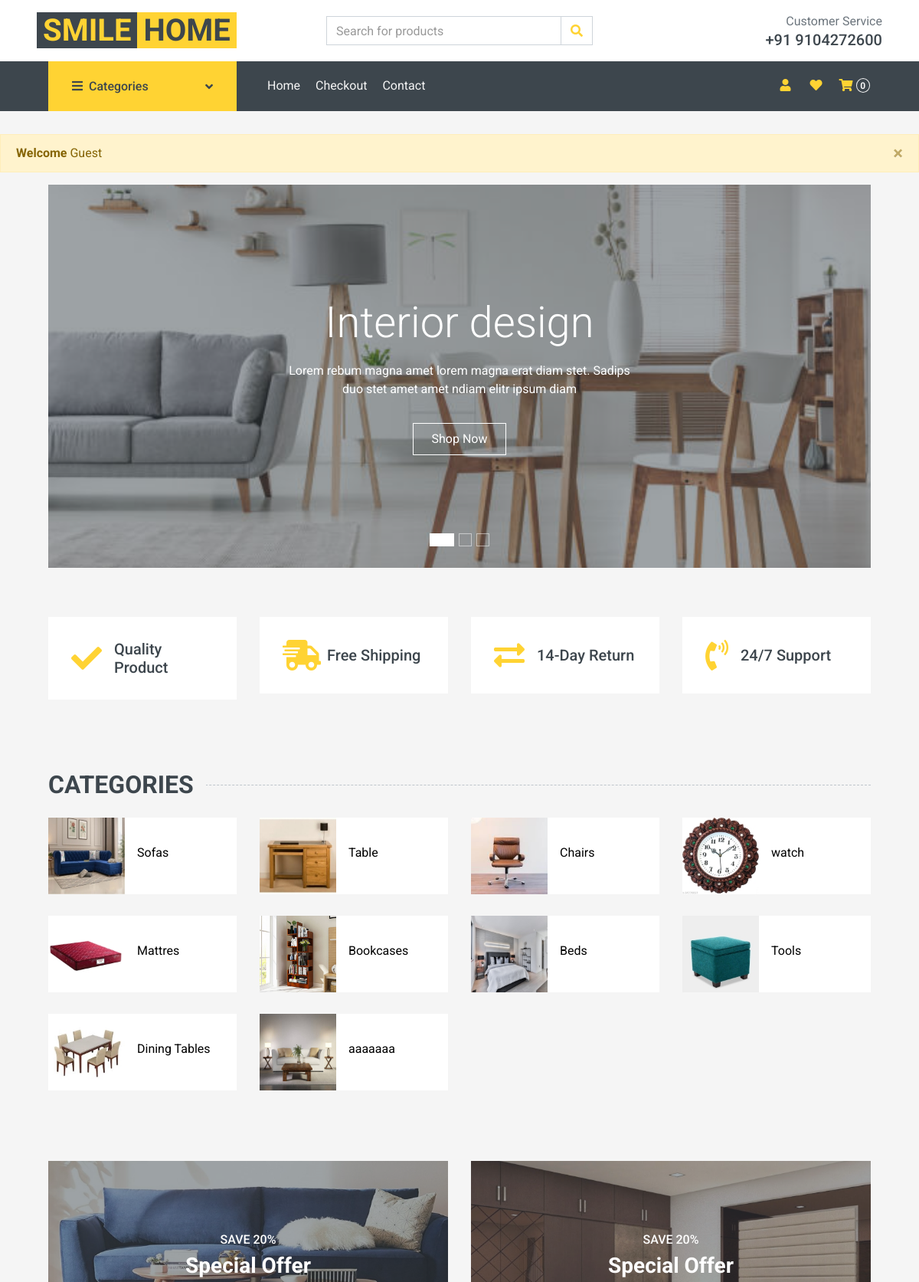
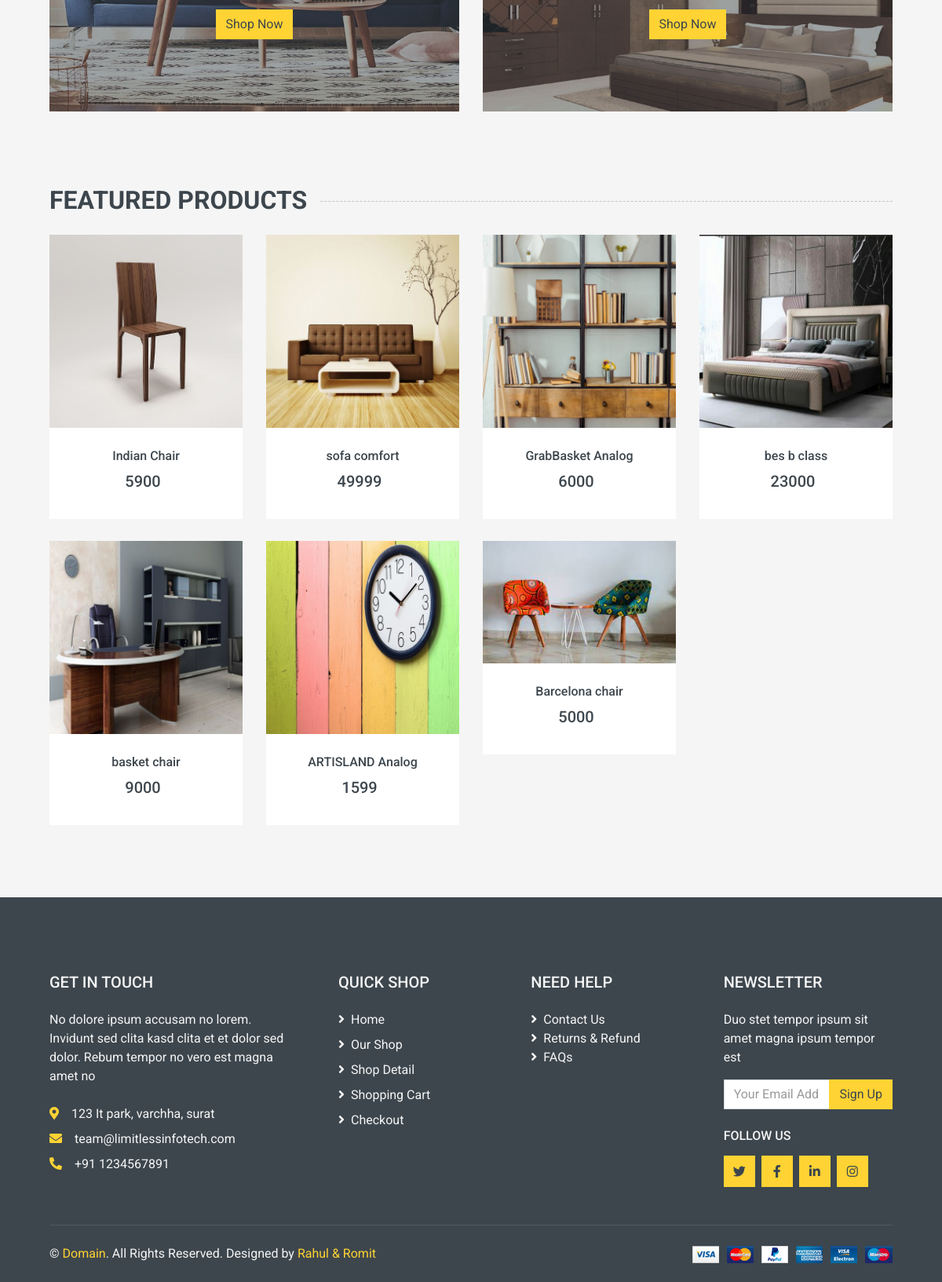
Screenshot of /main.php with the database file from the repository (2 pictures, top to bottom).
### tables this page shows
CREATE TABLE `categories` (
  `category_id` int(11) NOT NULL,
  `cat_title` varchar(50) NOT NULL,
  `cat_img` varchar(100) NOT NULL,
  `category_add_date` text NOT NULL,
  `category_modify_date` text NOT NULL
);

CREATE TABLE `product` (
  `product_id` int(11) NOT NULL,
  `product_title` varchar(50) NOT NULL,
  `product_description` varchar(100) NOT NULL,
  `product_img` varchar(100) NOT NULL,
  `product_img2` varchar(100) NOT NULL,
  `category` varchar(50) NOT NULL,
  `product_quantity` int(11) NOT NULL,
  `product_price` int(11) NOT NULL,
  `product_add_date` text NOT NULL,
  `product_modify_date` text NOT NULL
);

### main.php (the view, shortened to what this page needs)
<!DOCTYPE html>
<html lang="en">
<head>
    <link href="https://cdnjs.cloudflare.com/ajax/libs/font-awesome/5.10.0/css/all.min.css" rel="stylesheet">
    <link href="lib/animate/animate.min.css" rel="stylesheet">
    <link href="lib/owlcarousel/assets/owl.carousel.min.css" rel="stylesheet">
    <link href="css/style.css" rel="stylesheet">
</head>
<body style="overflow-x: hidden">
    <?php
   include('./header.php');
    ?>
    <div class="alert alert-warning alert-dismissible fade show" role="alert">
        <strong>Welcome</strong>
                                  <?php
                                        if(isset($_SESSION['logged_in']) && $_SESSION['logged_in']==true)
                                        {
                                            echo $_SESSION['username'];
                                        }
                                        else
                                        {
                                            echo "Guest";
                                        }
                                  ?>
        <button type="button" class="close" data-dismiss="alert" aria-label="Close">
            <span aria-hidden="true">&times;</span>
        </button>
    </div>
    <div class="romit_abc">
        <div class="container-fluid mb-3 ">
            <div class="row px-xl-5">
                <div class="col-lg-12">
                    <div id="header-carousel" class="carousel slide carousel-fade mb-30 mb-lg-0" data-ride="carousel">
                        <ol class="carousel-indicators">
                            <li data-target="#header-carousel" data-slide-to="0" class="active"></li>
                            <li data-target="#header-carousel" data-slide-to="1"></li>
                            <li data-target="#header-carousel" data-slide-to="2"></li>
                        </ol>
                        <div class="carousel-inner">
                            <div class="carousel-item position-relative active" style="height: 500px;">
                                <img class="position-absolute w-100 h-100" src="img/image/slideshow/slide 1.jpg"
                                    style="object-fit: cover;">
                                <div
                                    class="carousel-caption d-flex flex-column align-items-center justify-content-center">
                                    <div class="p-3" style="max-width: 700px;">
                                        <h1 class="display-4 text-white mb-3 animate__animated animate__fadeInDown">
                                            Interior design
                                        </h1>
                                        <p class="mx-md-5 px-5 animate__animated animate__bounceIn">Lorem rebum magna
                                            amet
                                            lorem magna erat diam stet. Sadips duo stet amet amet ndiam elitr ipsum diam
                                        </p>
                                        <a class="btn btn-outline-light py-2 px-4 mt-3 animate__animated animate__fadeInUp"
                                            href="detail.php">Shop Now</a>
                                    </div>
                                </div>
                            </div>
                        </div>
                    </div>
                </div>
            </div>
        </div>
    </div>
    <div class="container-fluid pt-5">
        <div class="row px-xl-5 pb-3">
            <div class="col-lg-3 col-md-6 col-sm-12 pb-1">
                <div class="d-flex align-items-center bg-light mb-4" style="padding: 30px;">
                    <h1 class="fa fa-check text-primary m-0 mr-3"></h1>
                    <h5 class="font-weight-semi-bold m-0">Quality Product</h5>
                </div>
            </div>
            <div class="col-lg-3 col-md-6 col-sm-12 pb-1">
                <div class="d-flex align-items-center bg-light mb-4" style="padding: 30px;">
                    <h1 class="fa fa-shipping-fast text-primary m-0 mr-2"></h1>
                    <h5 class="font-weight-semi-bold m-0">Free Shipping</h5>
                </div>
            </div>
            <div class="col-lg-3 col-md-6 col-sm-12 pb-1">
                <div class="d-flex align-items-center bg-light mb-4" style="padding: 30px;">
                    <h1 class="fas fa-exchange-alt text-primary m-0 mr-3"></h1>
                    <h5 class="font-weight-semi-bold m-0">14-Day Return</h5>
                </div>
            </div>
            <div class="col-lg-3 col-md-6 col-sm-12 pb-1">
                <div class="d-flex align-items-center bg-light mb-4" style="padding: 30px;">
                    <h1 class="fa fa-phone-volume text-primary m-0 mr-3"></h1>
                    <h5 class="font-weight-semi-bold m-0">24/7 Support</h5>
                </div>
            </div>
        </div>
    </div>
    <div class="container-fluid pt-5">
        <h2 class="section-title position-relative text-uppercase mx-xl-5 mb-4"><span
                class="bg-secondary pr-3">Categories</span></h2>
        <div class="row px-xl-5 pb-3">
            <?php
                  $show=mysqli_query($con, "SELECT * FROM `categories`");
                  while ($row=mysqli_fetch_array($show)):
                        $cat_id=$row['category_id'];
                       $title=$row['cat_title'];
                       $img=$row['cat_img'];
            ?>
            <div class="col-lg-3 col-md-4 col-sm-6 pb-1">
              <?php echo '<a class="text-decoration-none" href="shop.php?catid='.$cat_id.'">';?>
                    <div class="cat-item d-flex align-items-center mb-4">
                        <div class="overflow-hidden" style="width: 100px; height: 100px;">
                            <img class="img-fluid" src="./Admin/upload/<?php echo $img; ?>" alt="">
                        </div>
                        <div class="flex-fill pl-3">
                         <?php echo "<p style='color:black'>$title</p>"; ?>
                        </div>
                    </div>
                </a>
            </div>
            <?php endwhile ?>
        </div>
    </div>
    <div class="container-fluid pt-5 pb-3">
        <div class="row px-xl-5">
            <div class="col-md-6">
                <div class="product-offer mb-30" style="height: 300px;">
                    <img class="img-fluid" src="img/image/offer/offer-1.jpg" alt="">
                    <div class="offer-text">
                        <h6 class="text-white text-uppercase">Save 20%</h6>
                        <h3 class="text-white mb-3">Special Offer</h3>
                        <a href="detail.php" class="btn btn-primary">Shop Now</a>
                    </div>
                </div>
            </div>
            <div class="col-md-6">
                <div class="product-offer mb-30" style="height: 300px;">
                    <img class="img-fluid" src="img/image/offer/offer-2.jpg" alt="">
                    <div class="offer-text">
                        <h6 class="text-white text-uppercase">Save 20%</h6>
                        <h3 class="text-white mb-3">Special Offer</h3>
                        <a href="detail.php" class="btn btn-primary">Shop Now</a>
                    </div>
                </div>
            </div>
        </div>
    </div>
    <div class="container-fluid pt-5 pb-3">
        <h2 class="section-title position-relative text-uppercase mx-xl-5 mb-4"><span class="bg-secondary pr-3">Featured
                Products</span></h2>
        <div class="row px-xl-5">
         <?php
                  $show=mysqli_query($con, "SELECT * FROM `product` order by rand() limit 0,12");
                  while ($row=mysqli_fetch_array($show)):
                        $img=$row['product_img'];
                       $title=$row['product_title'];
                       $price=$row['product_price'];
            ?>
            <div class="col-lg-3 col-md-4 col-sm-6 pb-1">
                <div class="product-item bg-light mb-4">
                    <div class="product-img position-relative overflow-hidden">
                        <img class="img-fluid w-100" src="./Admin/upload/<?php echo $img; ?>" alt="">
                        <div class="product-action">
                        </div>
                    </div>
                    <div class="text-center py-4">
                       <?php echo"<a class='h6 text-decoration-none text-truncate' href=''>$title</a>"; ?>
                        <div class="d-flex align-items-center justify-content-center mt-2">
                         <?php echo "<h5>$price</h5>";?>
                        </div>
                    </div>
                </div>
            </div>
            <?php endwhile ?>
        </div>
    </div>
    <?php
     include('./footer.php');
    ?>
</body>
</html>

### rows the page displays
categories: cat_img (picture), cat_title "Sofas"
categories: cat_img (picture), cat_title "Table"
categories: cat_img (picture), cat_title "Chairs"
categories: cat_img (picture), cat_title "watch"
categories: cat_img (picture), cat_title "Mattres"
categories: cat_img (picture), cat_title "Bookcases"
categories: cat_img (picture), cat_title "Beds"
categories: cat_img (picture), cat_title "Tools"
categories: cat_img (picture), cat_title "Dining Tables"
categories: cat_img (picture), cat_title "aaaaaaa"
product: product_img (picture), product_title "Indian Chair", product_price "5900"
product: product_img (picture), product_title "sofa comfort", product_price "49999"
product: product_img (picture), product_title "GrabBasket Analog", product_price "6000"
product: product_img (picture), product_title "bes b class", product_price "23000"
product: product_img (picture), product_title "basket chair", product_price "9000"
product: product_img (picture), product_title "ARTISLAND Analog", product_price "1599"
product: product_img (picture), product_title "Barcelona chair", product_price "5000"

### other values shown
$count "0"
